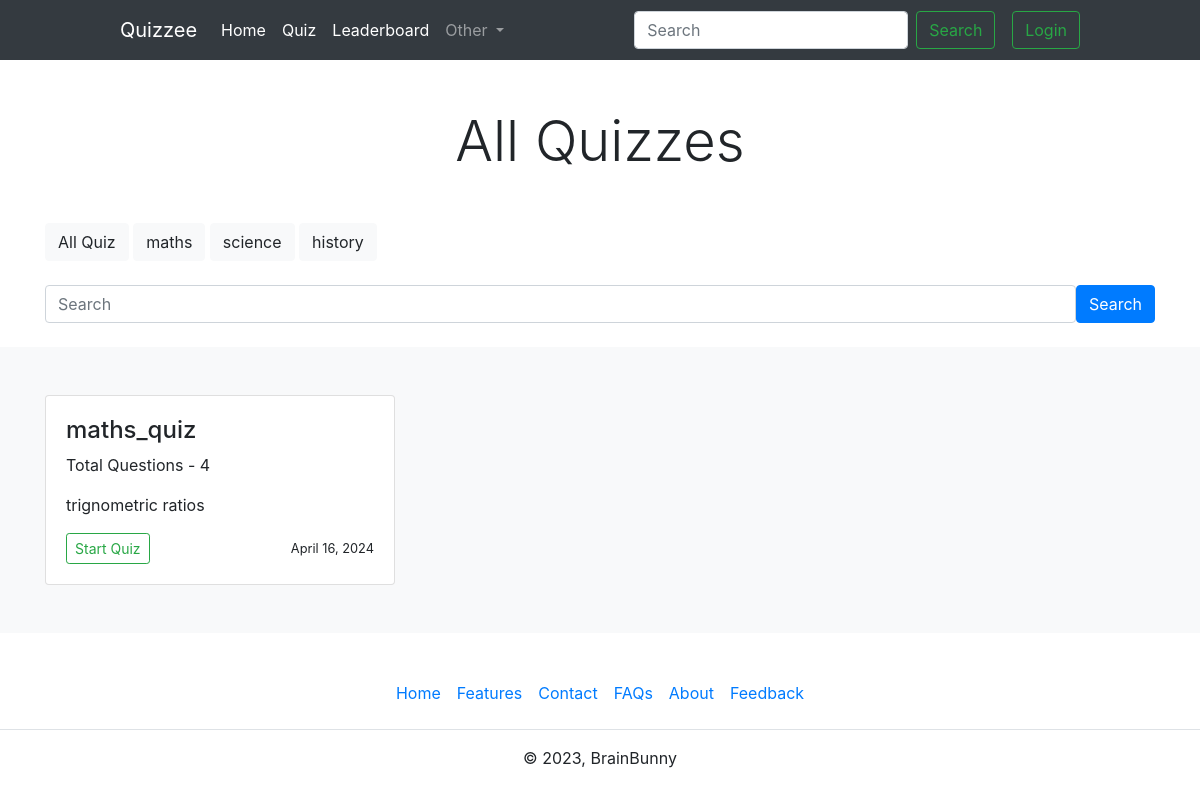
Screenshot of /search_quiz/maths with the database file from the repository.
### quiz/models.py (models this page shows, shortened)
class categories(models.Model):
    name=models.CharField(max_length=50)

class quiz(models.Model):
    title=models.CharField(max_length=500)
    description=models.CharField(max_length=500)
    category=models.ForeignKey("categories", on_delete=models.CASCADE)
    quiz_file=models.FileField(upload_to=None, max_length=1000, blank=True, null=True)
    created_at=models.DateField(auto_now_add=True)
    updated_at=models.DateField(auto_now_add=True)

class questions(models.Model):
    quizs=models.ForeignKey("quiz", on_delete=models.CASCADE)
    text=models.CharField(max_length=510)

### quiz/views.py (the view)
# urls.py: path('search_quiz/<str:category>',search_quiz),
def search_quiz(request,category):
    if category !='':
        QUIZ= quiz.objects.filter(category__name=category)
    else:
        QUIZ=quiz.objects.order_by('-created_at')
    cat=categories.objects.all()
    contexts={'QUIZ':QUIZ,'cat':cat}
    return render(request,'all-quiz.html',contexts)

### quiz/templates/all-quiz.html
{%extends 'base.html'%}
{%block msg%}
<h1 class="display-4 text-center my-5">All Quizzes</h1>
	<div class="container">
		<a href="/view_quiz" class="btn btn-light me-2">All Quiz</a>
		{%for i in cat%}
			<a href="/search_quiz/{{i.name}}" class="btn btn-light me-2">{{i.name}}</a>
		{%endfor%}
	</div>
	<form class="container d-flex my-4" role="search" method="get">
		<input name="search" class="form-control me-2" type="search" placeholder="Search" aria-label="Search">
		<a href="#" type="submit" class="btn btn-primary ms-2">Search</a>
	</form>
	<div class="album py-5 bg-light">
        <div class="container">
          <div class="row">
			{%for i in QUIZ%}
            <div class="col-md-4">
                <div class="card shadow-sm">
					<div class="card-body">
						<h4>{{i.title}}</h4>
						<p class="card-text">Total Questions - {{i.questions_set.all|length}}</p>
						<p class="card-text">{{i.description|truncatewords:5}}</p>
						<div class="d-flex justify-content-between align-items-center">
							<div class="btn-group">
								<a href="/take_quiz/{{i.id}}"><button type="button" class="btn btn-sm btn-outline-success">Start Quiz</button></a>
							</div>
							<small class="text-body-secondary">{{i.created_at}}</small>
						</div>
					</div>
				</div>
              </div>
			  {%endfor%}
          </div>
        </div>
      </div>
{%endblock%}

### rows the page displays
categories: name "maths"
categories: name "science"
categories: name "history"
quiz: title "maths_quiz", questions_set.all|length "4", description "trignometric ratios", created_at "April 16, 2024"
